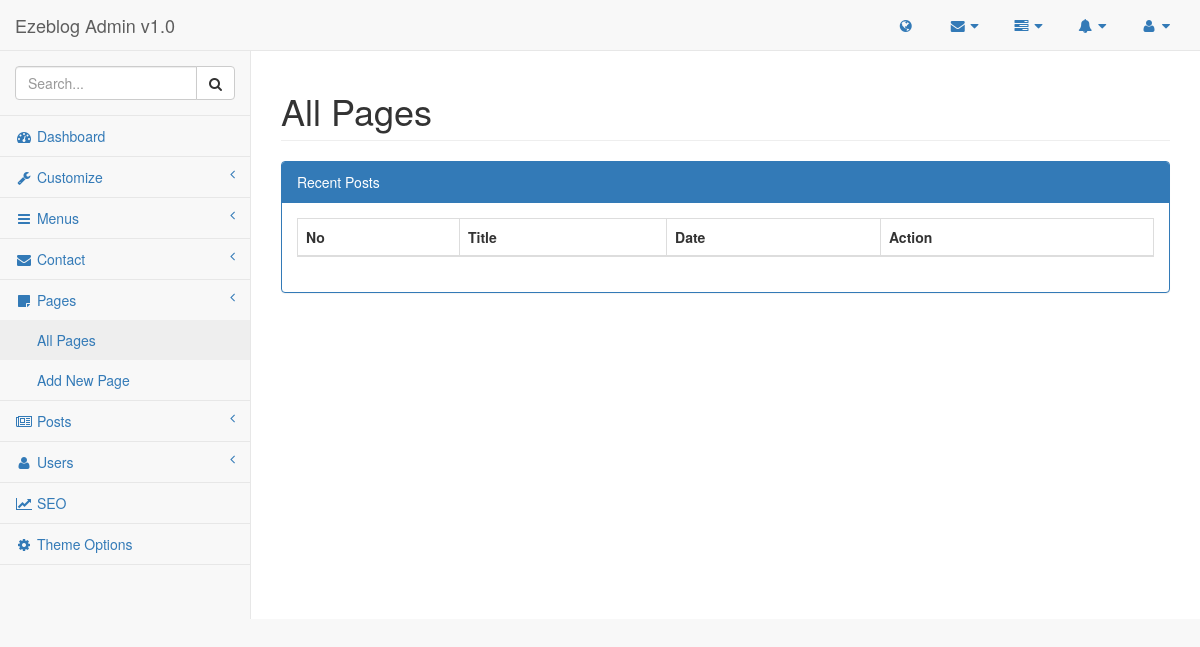
/admin/pages/pages.php (signed in), run on an earlier commit of the app's database.
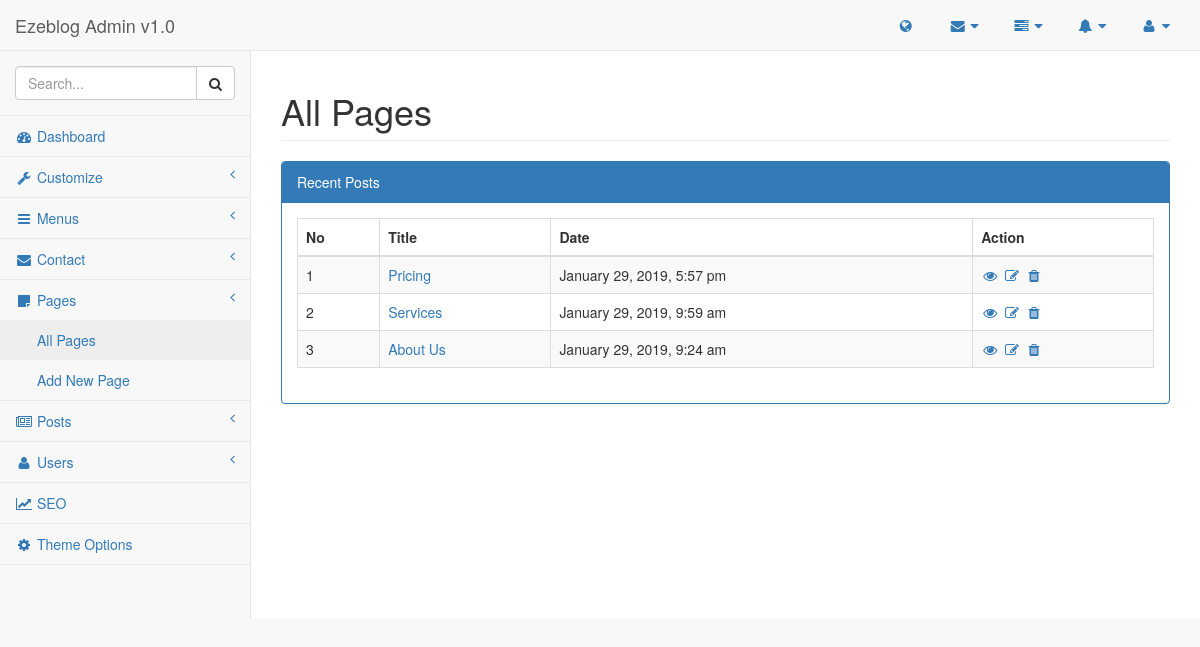
And on a later commit of the database.
### tables this page shows
CREATE TABLE `list_pages` (
  `id` int(11) NOT NULL,
  `title` varchar(255) NOT NULL,
  `description` text NOT NULL,
  `metatitle` varchar(255) NOT NULL,
  `metadescription` varchar(255) NOT NULL,
  `metakeywords` varchar(255) NOT NULL,
  `slug` varchar(255) NOT NULL,
  `created_at` timestamp NOT NULL DEFAULT CURRENT_TIMESTAMP
);

### lib/Database.php (called while the page is built, shortened)
<?php
class Database{
    public $host   = DB_HOST;
    public $user   = DB_USER;
    public $pass   = DB_PASS;
    public $name   = DB_NAME;
    public $link;
    private function connectDB(){
        $this->link = new mysqli($this->host, $this->user, $this->pass, $this->name);
    }
    public function select($query){
        $result = $this->link->query($query) or die($this->link->error.__LINE__);
        if($result->num_rows > 0){
            return $result;
        } else {
            return false;
        }
    }
}
?>

### lib/Format.php (called while the page is built, shortened)
<?php
class Format{
        public function formatDate($date){
            return date('F j, Y, g:i a', strtotime($date));
        }
    }
?>

### admin/pages/pages.php (the view, shortened to what this page needs)
<?php include '../inc/header.php'; ?>
<?php include '../inc/sidebar.php'; ?>
<div id="page-wrapper">
    <div class="row">
        <div class="col-lg-12">
            <h1 class="page-header">All Pages</h1>
        </div>
    </div>
    <div class="row">
        <div class="col-lg-12">
            <div class="panel panel-primary">
                <div class="panel-heading">
                    Recent Posts
                </div>
                <div class="panel-body">
                    <table width="100%" class="table table-striped table-bordered table-hover" id="dataTables-subscribe">
                        <thead>
                        <tr>
                            <th>No</th>
                            <th>Title</th>
                            <th>Date</th>
                            <th>Action</th>
                        </tr>
                        </thead>
                        <tbody>
                        <?php
                        $query = "SELECT *  FROM list_pages ORDER BY id DESC";
                        $pages = $database->select($query);
                        if($pages){
                            $i = 0;
                            while($result = $pages->fetch_assoc()){
                                $i++
                                ?>
                                <tr class="odd gradeX">
                                    <td><?php echo $i; ?></td>
                                    <td  class="center"><a href="editpage.php?edit=<?php echo $result['id']; ?>"><?php echo $result['title']; ?></a></td>
                                    <td><?php echo $format->formatDate($result['created_at']); ?></td>
                                    <td  class="center"><a href="<?php echo SITE_URL; ?>./<?php echo $result['slug']; ?>" target="_blank"> <i class="fa fa-eye fa-fw"></i> </a> <a href="editpage.php?edit=<?php echo $result['id']; ?>"><i class="fa fa-edit  fa-fw"></i></a>  <a onclick="return confirm('Are you sure?')" href="?delete=<?php echo $result['id']; ?>"><i class="fa fa-trash  fa-fw"></i></a>  </td>
                                </tr>
                                <?php
                            }
                        }
                        ?>
                        </tbody>
                    </table>
                </div>
            </div>
        </div>
    </div>
</div>
<?php include '../inc/footer.php'; ?>

What changed in the data, as far as the page shows it:
added list_pages: title "Pricing", created_at "January 29, 2019, 5:57 pm"
added list_pages: title "Services", created_at "January 29, 2019, 9:59 am"
added list_pages: title "About Us", created_at "January 29, 2019, 9:24 am"
